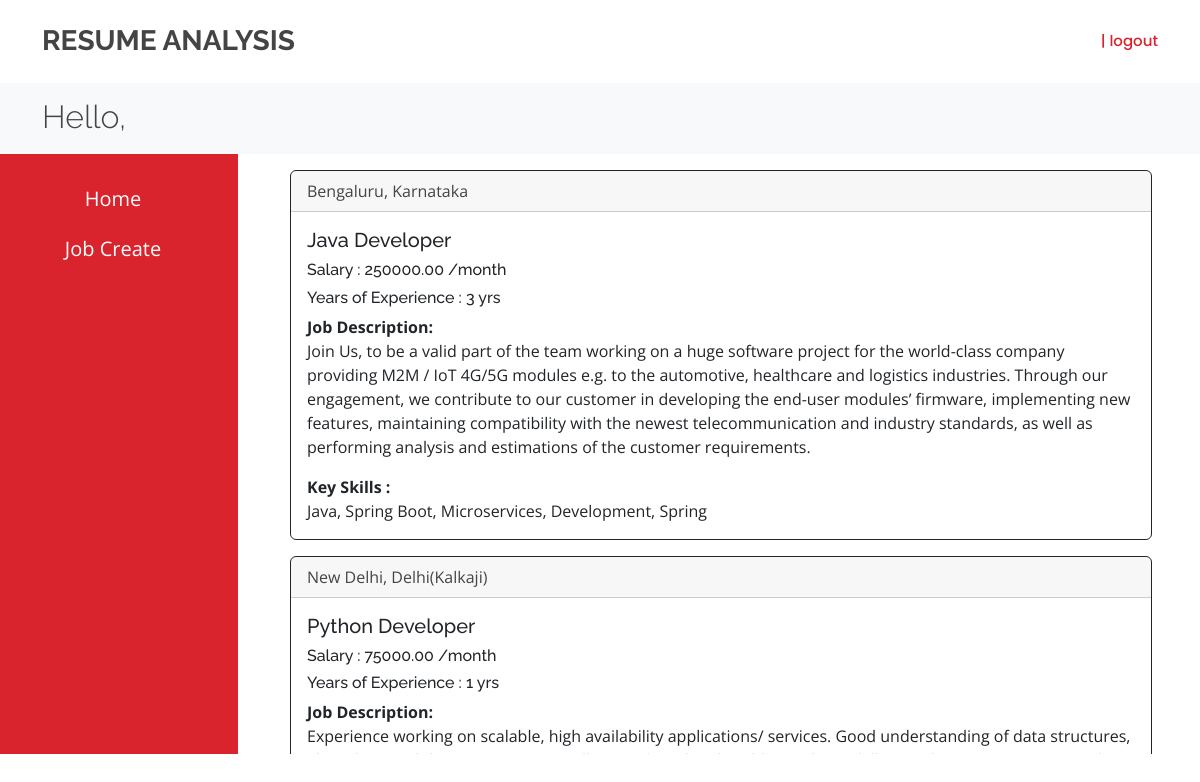
The app's page /hr_dashboard (signed in) with its own data.
### app/models.py (models this page shows, shortened)
class Job(models.Model):
    job_position = models.CharField(max_length=100)
    job_description = models.TextField()
    years_of_experience = models.IntegerField()
    salary = models.DecimalField(max_digits=10, decimal_places=2)
    location = models.CharField(max_length=100)
    required_skills = models.CharField(max_length=255)

### app/views.py (the view)
# urls.py: path("hr_dashboard", views.hr_dashboard, name= "hr_dashboard"),
@login_required(login_url="log_in")
@cache_control(no_cache = True, must_revalidate = True, no_store = True)
def hr_dashboard(request):
    jobs = Job.objects.all()
    context = {
        'fname': request.user.first_name,
        'jobs' : jobs,
        }
    return render(request, "hr_dashboard.html", context)

### templates/hr_dashboard.html (shortened to what this page needs)
{% extends 'base.html' %}
{% block body %}
{% if user.is_authenticated %}
<section id="breadcrumbs" class="breadcrumbs">
    <div class="container">
        <div class="d-flex justify-content-between align-items-center">
            <h2>Hello, <b>{{fname}}</b></h2>
        </div>
    </div>
</section>
    <div class="row">
        <nav class="col-md-2 d-none d-md-block sidebar">
            <div class="sidebar-sticky">
                <ul class="nav flex-column">
                    <li class="nav-item">
                        <a class="nav-link active" href="hr_dashboard">Home</a>
                    </li>
                    <li class="nav-item">
                        <a class="nav-link" href="create_job">Job Create</a>
                    </li>
                </ul>
            </div>
        </nav>
        <main role="main" class="col-md-9 ml-sm-auto col-lg-9 px-md-9 ms-4" style="height:600px; overflow: scroll;">
            <div class="m-3">
                {% for job in jobs %}
                <div class="card border-dark mb-3">
                    <div class="card-header">{{job.location}}</div>
                    <div class="card-body text-dark">
                      <h5 class="card-title">{{job.job_position}}</h5>
                      <h6 class="card-title">Salary : {{job.salary}} /month</h6>
                      <h6 class="card-title">Years of Experience : {{job.years_of_experience}} yrs</h6>
                      <p class="card-text"><b>Job Description:</b> <br>{{job.job_description}}</p>
                      <p class="card-text"><b>Key Skills :</b> <br>{{job.required_skills}}</p>
                    </div>
                  </div>
                {% endfor %}
            </div>
        </main>
    </div>
{% endif %}
{% endblock body %}

### templates/base.html (shortened to what this page needs)
<!DOCTYPE html>
<html lang="en">
<head>
  <link href="static/assets/vendor/animate.css/animate.min.css" rel="stylesheet">
  <link href="static/assets/vendor/bootstrap/css/bootstrap.min.css" rel="stylesheet">
  <link href="static/assets/vendor/bootstrap-icons/bootstrap-icons.css" rel="stylesheet">
  <link href="static/assets/vendor/boxicons/css/boxicons.min.css" rel="stylesheet">
  <link href="static/assets/css/style.css" rel="stylesheet">
</head>
<body>
  <header id="header" class="fixed-top d-flex align-items-center">
    <div class="container d-flex align-items-center">
      <h1 class="logo me-auto">Resume Analysis</h1>
      <nav id="navbar" class="navbar">
        <ul>
          {% if user.is_authenticated %}
          <li><a href="log_out" class="active">{{fname}} | logout</a></li>
          {% else %}
          <li><a href="/" class="active">Home</a></li>
          <li><a href="log_in" class="getstarted">Log In</a></li>
          <li><a href="register" class="getstarted">Register</a></li>
          {% endif %}
        </ul>
      </nav>
    </div>
  </header>
  {% block body %}
  {% endblock body %}
</body>
</html>

### static/assets/css/style.css (style rules this page uses)
body { font-family: "Open Sans", sans-serif; color: #444444; }
a { text-decoration: none; color: #d9232d; }
h1, h2, h3, h4, h5, h6 { font-family: "Raleway", sans-serif; }
#header { background: white; transition: all 0.5s; z-index: 997; padding: 20px 0; }
#header .logo { font-size: 28px; margin: 0; padding: 0; line-height: 1; font-weight: 700; text-transform: uppercase; }
.navbar { padding: 0; }
.navbar ul { margin: 0; padding: 0; display: flex; list-style: none; align-items: center; }
.navbar li { position: relative; }
.navbar a, .navbar a:focus { display: flex; align-items: center; justify-content: space-between; padding: 10px 0 10px 30px; font-family: "Poppins", sans-serif; font-size: 15px; font-weight: 500; color: #556270; white-space: nowrap; transition: 0.3s; }
.navbar a:hover, .navbar .active, .navbar .active:focus, .navbar li:hover>a { color: #d9232d; }
section { padding: 60px 0; overflow: hidden; }
.breadcrumbs { padding: 18px 0; background: #f8f9fa; min-height: 40px; margin-top: 80px; }
.breadcrumbs h2 { font-size: 32px; font-weight: 300; margin: 0; }

### templates/hr_dashboard.html (style rules this page uses)
.sidebar { height: 100%; width: 250px; height: 600px; position: relative; top: 0; left: 0; background-color: #d9232d; padding: 20px; text-align: center; }
.sidebar a { padding: 10px; text-decoration: none; font-size: 20px; color: white; display: block; }

### records on screen
Job: location "Bengaluru, Karnataka", job_position "Java Developer", salary "250000.00", years_of_experience "3", job_description "Join Us, to be a valid part of the team working on a huge software project for the world-class company providing M2M / IoT 4G/5G modules e.g. to the automotive, healthcare and logistics industries. Through our engagement, we contribute to our customer in developing the end-user modules’ firmware, implementing new features, maintaining compatibility with the newest telecommunication and industry standards, as well as performing analysis and estimations of the customer requirements.", required_skills "Java, Spring Boot, Microservices, Development, Spring"
Job: location "New Delhi, Delhi(Kalkaji)", job_position "Python Developer", salary "75000.00", years_of_experience "1", job_description "Experience working on scalable, high availability applications/ services. Good understanding of data structures,…"
